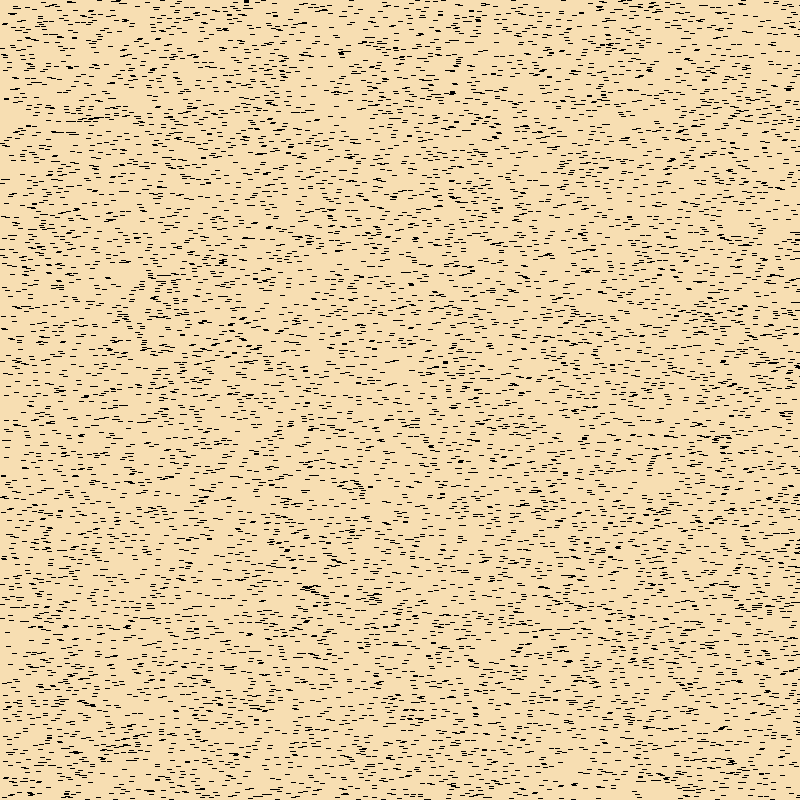
Frame 1 (no input)
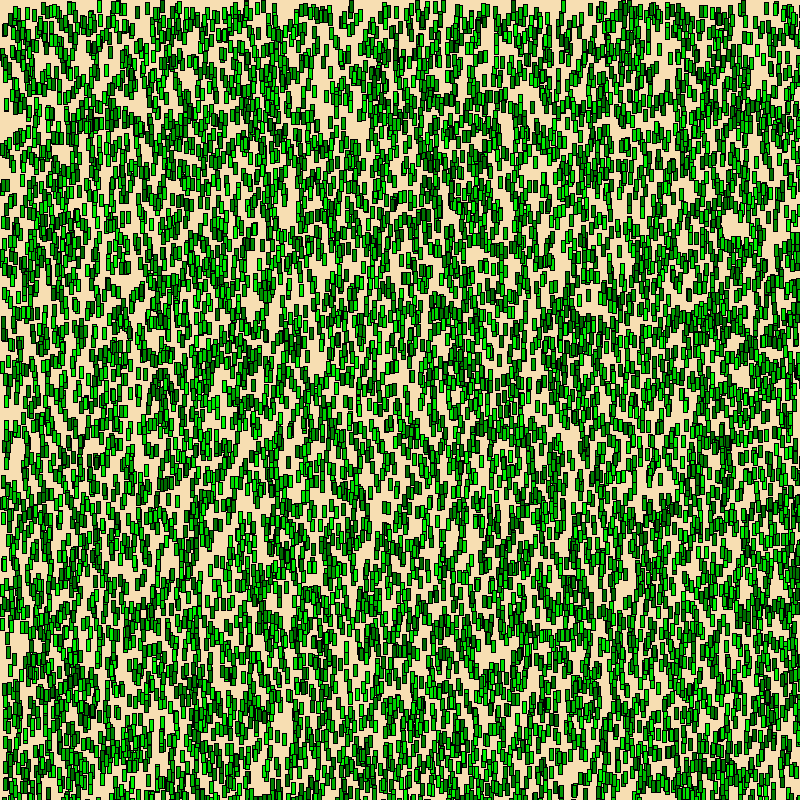
Frame 60 (the mouse pressed at the canvas centre just before this capture)
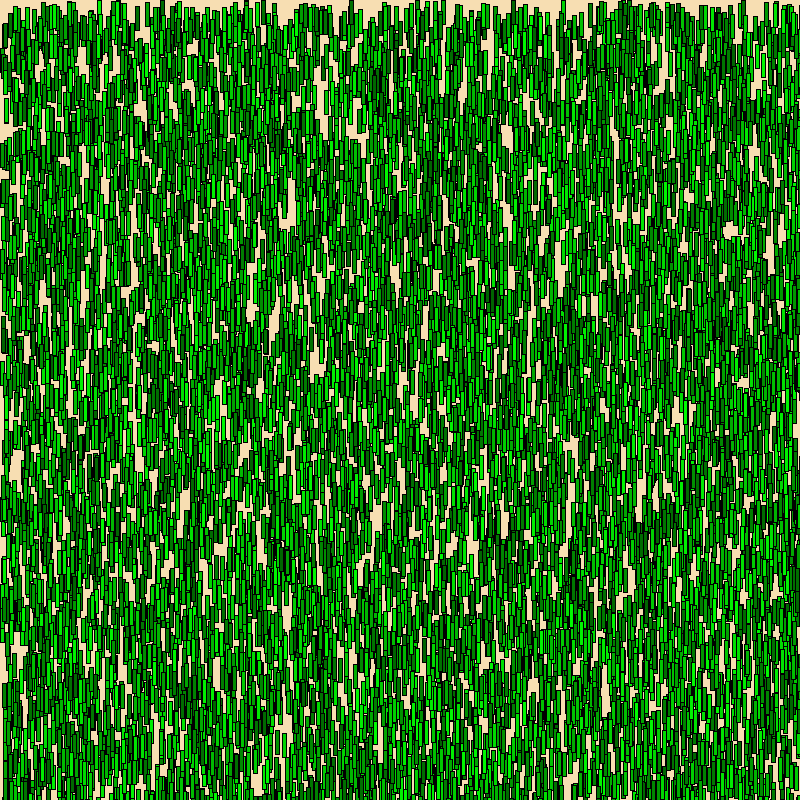
Frame 120 (the mouse held since frame 60 and released just before this capture)

The Processing sketch that drew these frames (run headless with seeded random() and noise(); from frame 60 on, the mouse is pressed at the canvas centre):

// Processing sketch: question5
// ── question5.pde
// Lawns and Lawnmowers
// question 5
// growing grass

class Grass
{
  float x;
  float y;
  int gWidth;
  float gHeight;
  color gColor;
  
  final float maxHeight = 30;
}

int n = 100;
int m = 100;

int timer;

Grass[][] blades = new Grass[n][m];

void setup()
{
  size(800, 800);
  
  int counter = 0;
  while (counter < n)
  {
    int otherCounter = 0;
    while (otherCounter < m)
    {
      blades[counter][otherCounter] = new Grass();
      blades[counter][otherCounter].x = random(width);
      blades[counter][otherCounter].y = random(height);
      blades[counter][otherCounter].gWidth = 4;
      blades[counter][otherCounter].gHeight = 0;
      blades[counter][otherCounter].gColor = color(0, random(100,250), 0);
      
      otherCounter++;
    }
    counter++;
  }
  timer = 0;
}

void draw()
{
  background(247, 222, 178);
  drawGrass(blades);
  grow(blades);
}

void drawGrass(Grass b[][])
{
  int i = 0;
  while (i < n)
  {
    int j = 0;
    while (j < m)
    {
      fill(b[i][j].gColor);
      rect(b[i][j].x, b[i][j].y, b[i][j].gWidth, b[i][j].gHeight);
      
      j++;
    }
    i++;
  }
}

void grow(Grass b[][])
{
  if (timer % 5 == 0)
  {
    int i = 0;
    while (i < n)
    {
      int j = 0;
      while (j < m)
      {
        if (blades[i][j].gHeight < blades[i][j].maxHeight)
        {
          blades[i][j].gHeight++;
        }
        j++;
      }
      i++;
    }
  }
  timer++;
}

// click to reset the grass
void mouseClicked()
{
  for (int i=0; i<n; i++)
  {
    for (int j=0; j<m; j++)
    {
      blades[i][j].gHeight = 0;
    }
  }
}
